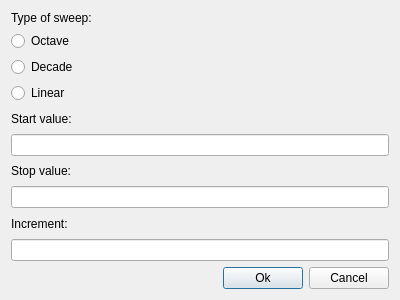
<?xml version="1.0" encoding="UTF-8"?>
<ui version="4.0">
 <class>DCDialog</class>
 <widget class="QDialog" name="DCDialog">
  <property name="geometry">
   <rect>
    <x>0</x>
    <y>0</y>
    <width>400</width>
    <height>300</height>
   </rect>
  </property>
  <property name="windowTitle">
   <string>Dialog</string>
  </property>
  <layout class="QVBoxLayout" name="verticalLayout_5">
   <item>
    <layout class="QVBoxLayout" name="verticalLayout">
     <item>
      <widget class="QLabel" name="label_4">
       <property name="text">
        <string>Type of sweep:</string>
       </property>
      </widget>
     </item>
     <item>
      <widget class="QRadioButton" name="octave">
       <property name="text">
        <string>Octave</string>
       </property>
      </widget>
     </item>
     <item>
      <widget class="QRadioButton" name="decade">
       <property name="text">
        <string>Decade</string>
       </property>
      </widget>
     </item>
     <item>
      <widget class="QRadioButton" name="linear">
       <property name="text">
        <string>Linear</string>
       </property>
      </widget>
     </item>
    </layout>
   </item>
   <item>
    <layout class="QVBoxLayout" name="verticalLayout_2">
     <item>
      <widget class="QLabel" name="label_2">
       <property name="text">
        <string>Start value:</string>
       </property>
      </widget>
     </item>
     <item>
      <widget class="QLineEdit" name="iStartVal"/>
     </item>
    </layout>
   </item>
   <item>
    <layout class="QVBoxLayout" name="verticalLayout_3">
     <item>
      <widget class="QLabel" name="label_3">
       <property name="text">
        <string>Stop value:</string>
       </property>
      </widget>
     </item>
     <item>
      <widget class="QLineEdit" name="iStopVal"/>
     </item>
    </layout>
   </item>
   <item>
    <layout class="QVBoxLayout" name="verticalLayout_4">
     <item>
      <widget class="QLabel" name="label_5">
       <property name="text">
        <string>Increment:</string>
       </property>
      </widget>
     </item>
     <item>
      <widget class="QLineEdit" name="iIncrement"/>
     </item>
    </layout>
   </item>
   <item>
    <layout class="QHBoxLayout" name="horizontalLayout">
     <item>
      <spacer name="horizontalSpacer">
       <property name="orientation">
        <enum>Qt::Horizontal</enum>
       </property>
       <property name="sizeType">
        <enum>QSizePolicy::Expanding</enum>
       </property>
       <property name="sizeHint" stdset="0">
        <size>
         <width>385</width>
         <height>20</height>
        </size>
       </property>
      </spacer>
     </item>
     <item>
      <widget class="QPushButton" name="okButton">
       <property name="text">
        <string>Ok</string>
       </property>
      </widget>
     </item>
     <item>
      <widget class="QPushButton" name="cancelButton">
       <property name="text">
        <string>Cancel</string>
       </property>
      </widget>
     </item>
    </layout>
   </item>
  </layout>
 </widget>
 <resources/>
 <connections/>
</ui>
